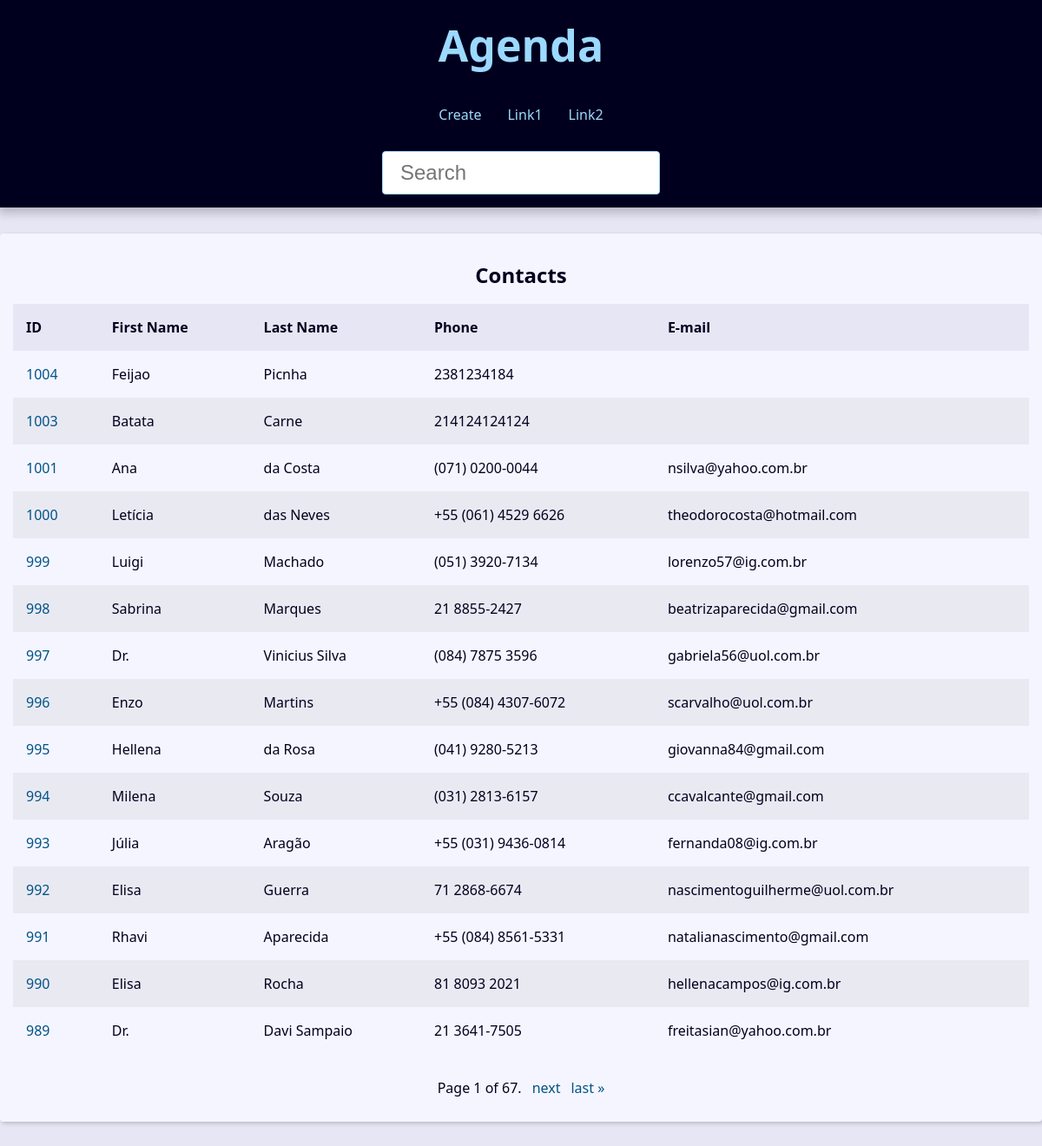
The app's page /, older data.
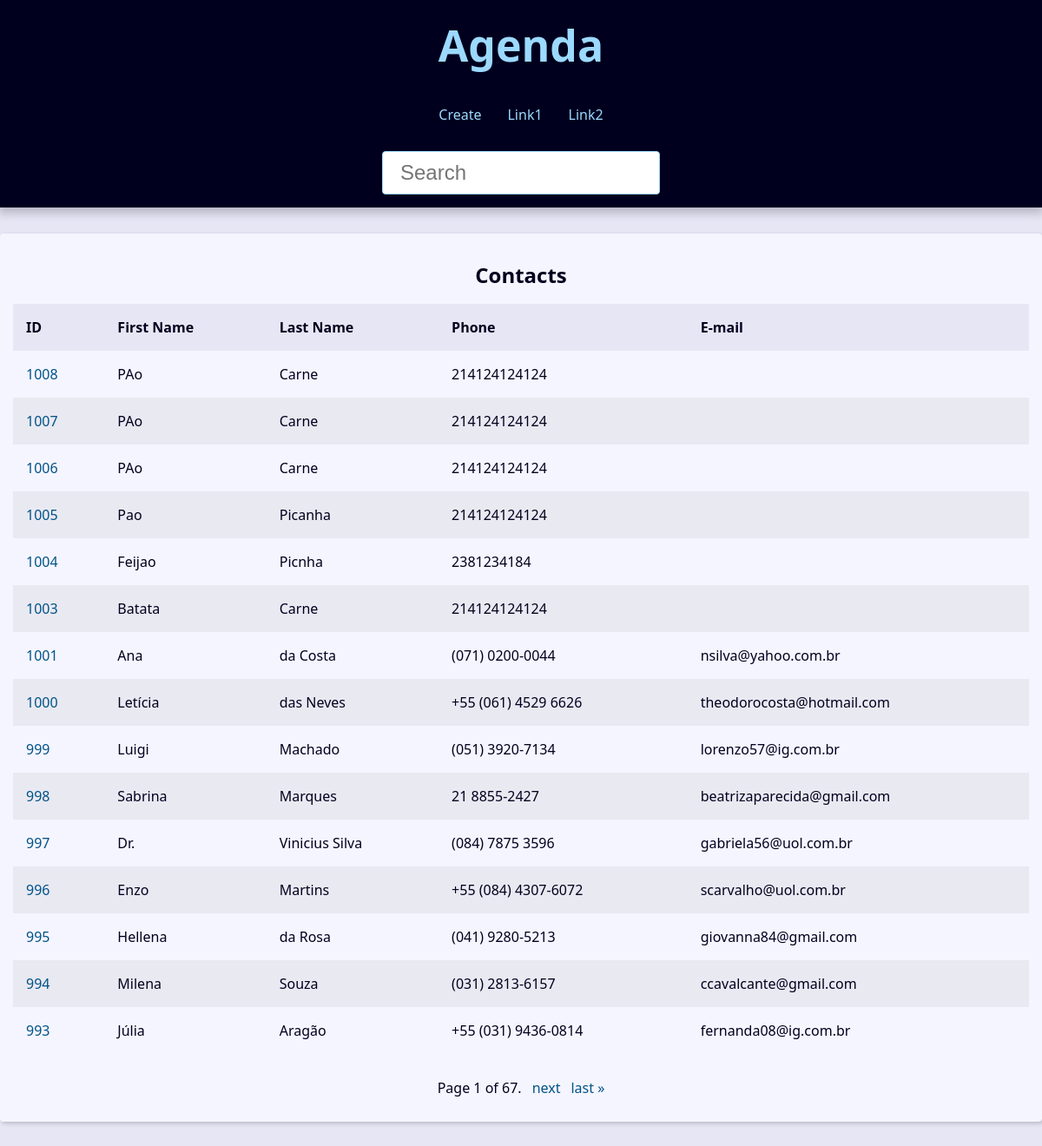
The same page, newer data.
### contact/models.py (models this page shows, shortened)
class Contact(models.Model):
    class Meta:
        verbose_name = 'Contato'
        verbose_name_plural = 'Contatos'
    first_name = models.CharField(max_length=50)
    last_name = models.CharField(max_length=50, blank=True)
    phone = models.CharField(max_length=50, blank=True)
    email = models.EmailField(max_length=254, blank=True)
    create_date = models.DateTimeField(default=timezone.now)
    description = models.TextField(blank=True)
    show = models.BooleanField(default=True)
    picture = models.ImageField(blank=True, upload_to='pictures/%Y/%M/')
    category = models.ForeignKey(Category, on_delete=models.SET_NULL,
                                 blank=True, null=True)
    owner = models.ForeignKey(User, on_delete=models.SET_NULL,
                                 blank=True, null=True)

### contact/views/contact_views.py (the view)
# urls.py: path('', views.index, name='index'),
def index(request):
    contacts = Contact.objects.filter(show=True).order_by('-id')
    paginator= Paginator(contacts, 15)
    page_number = request.GET.get("page")
    page_obj = paginator.get_page(page_number)
    context = {
        'contacts': contacts,
        'page_obj': page_obj,
        'site_title': 'Contatos - '
    }
    return render(
        request,
        'contact/index.html',
        context
    )

### contact/templates/contact/index.html
{% extends 'global/base.html' %}
{% block content %}
  <div class="responsive-table">
    <table class="contacts-table">
      <caption class="table-caption ">
        Contacts
      </caption>
      <thead>
        <tr class="table-row table-row-header">
          <th class="table-header">ID</th>
          <th class="table-header">First Name</th>
          <th class="table-header">Last Name</th>
          <th class="table-header">Phone</th>
          <th class="table-header">E-mail</th>
        </tr>
      </thead>
      <tbody>
        {% for contact in page_obj %}
          <tr class="table-row">
            <td class="table-cel">
              <a class="table-link" href="{% url 'contact:contact' contact.id %}">
                {{ contact.id }}
              </a>
            </td>
            <td class="table-cel">
              {{ contact.first_name }}
            </td>
            <td class="table-cel">
              {{ contact.last_name }}
            </td>
            <td class="table-cel">
              {{ contact.phone }}
            </td>
            <td class="table-cel">
              {{ contact.email }}
            </td>
          </tr>
        {% endfor %}
      </tbody>
    </table>
  </div>
{% endblock content %}

Row changes from the older to the newer data that the page shows:
no longer on this page (row unchanged): Contact: id "992", first_name "Elisa", last_name "Guerra", phone "71 2868-6674", email "nascimentoguilherme@uol.com.br"
no longer on this page (row unchanged): Contact: id "991", first_name "Rhavi", last_name "Aparecida", phone "+55 (084) 8561-5331", email "natalianascimento@gmail.com"
no longer on this page (row unchanged): Contact: id "990", first_name "Elisa", last_name "Rocha", phone "81 8093 2021", email "hellenacampos@ig.com.br"
no longer on this page (row unchanged): Contact: id "989", first_name "Dr.", last_name "Davi Sampaio", phone "21 3641-7505", email "freitasian@yahoo.com.br"
added Contact: id "1008", first_name "PAo", last_name "Carne", phone "214124124124"
added Contact: id "1007", first_name "PAo", last_name "Carne", phone "214124124124"
added Contact: id "1006", first_name "PAo", last_name "Carne", phone "214124124124"
added Contact: id "1005", first_name "Pao", last_name "Picanha", phone "214124124124"
